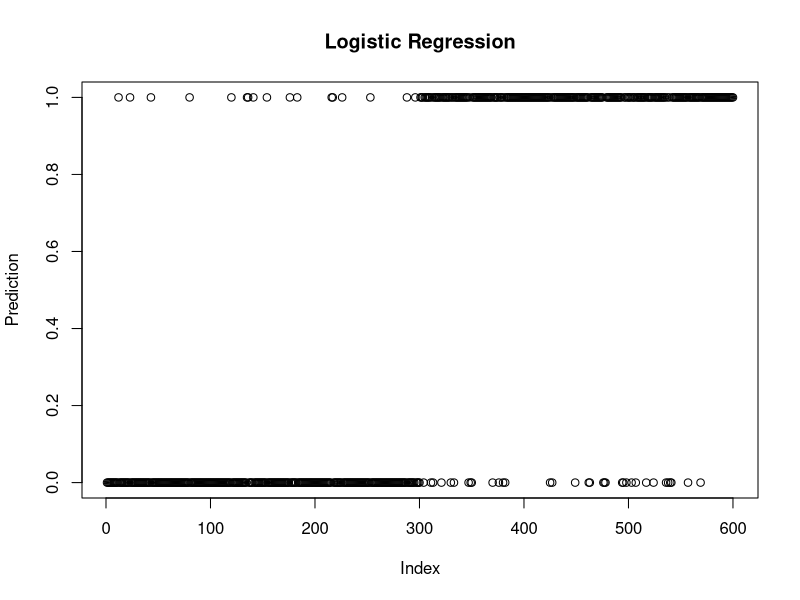

The R source for this figure:
## ---- chunk 1
library(knitr)
## ---- chunk 2
# Read in single letter files
x <- read.csv("trainSingle.csv", stringsAsFactors = FALSE)
y <- read.csv("testSingle.csv", stringsAsFactors = FALSE)
  
# Recode language (0 = English)
x$language <- ifelse(x$language == 0, 0, 1)
y$language <- ifelse(y$language == 0, 0, 1)
## ---- chunk 3
example <- "Machine Learning is ~*SuPeR FuN*~ and we learned so much :) 
We hope you enjoy our project!"
myletters <- c(letters, " ")
clean <- function(string){
  vec <- tolower(string)
  vec <- unlist(strsplit(vec, split=""))
  vec <- vec[vec %in% myletters]
  return(vec)
}
cleaned <- clean(example); cleaned
features <- function(vec) {
  vec <- sapply(myletters, FUN = function(x){round(mean(vec==x),2)})
  vec[is.na(vec)] <- 0
  return(data.frame(frequency = vec))
}
kable(features(cleaned))
## ---- chunk 4
lr.0 <- glm(language ~ ., data = x, family = "binomial")
pr.0 <- predict(lr.0, newdata = y, type = "response")

# Make predictions binary (0 = English, 1 = other)
pr.0 <- ifelse(pr.0 < .5, 0, 1)

# Misclassification rate
mis.l <- round(mean(pr.0 != y$language)*100, 2)
## ---- chunk 5
plot(pr.0, ylab="Prediction", main="Logistic Regression")
